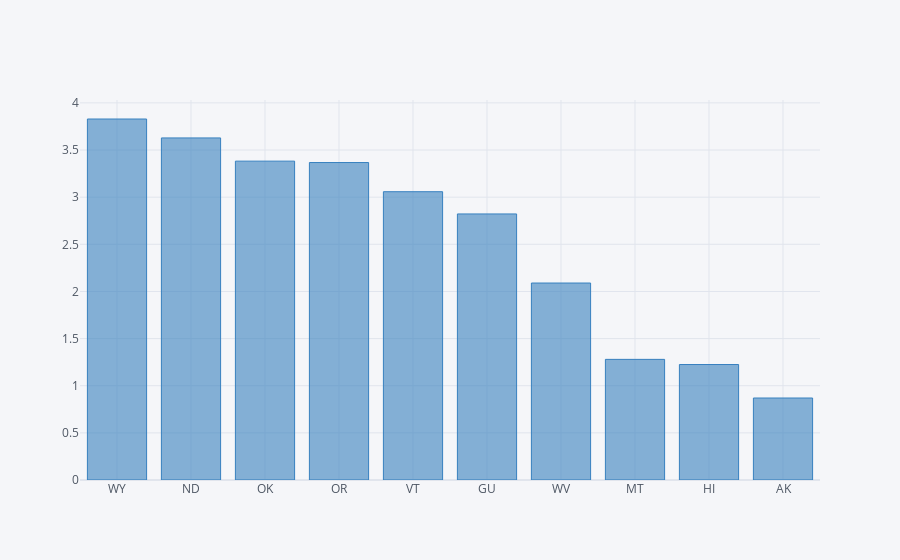

Here is the notebook cell this chart was saved with:
### Code cell
bottom10_pos_tests = USA_state_stats.sort_values('positive/tests %',ascending=False).tail(10)
bottom10_pos_tests.iplot(kind='bar',x='state',y='positive/tests %',color='Blue',fill=True)

### Figure 1 — Plotly figure (JSON) as saved in the notebook; plotly's stock layout.template omitted (floating-point values rounded to 4 significant figures)
{"data": [{"marker": {"color": "rgba(55, 128, 191, 0.6)", "line": {"color": "rgba(55, 128, 191, 1.0)", "width": 1}}, "name": "positive/tests %", "orientation": "v", "text": "", "type": "bar", "x": ["WY", "ND", "OK", "OR", "VT", "GU", "WV", "MT", "HI", "AK"], "y": [3.829, 3.628, 3.382, 3.367, 3.058, 2.822, 2.089, 1.28, 1.225, 0.8698]}], "layout": {"legend": {"bgcolor": "#F5F6F9", "font": {"color": "#4D5663"}}, "paper_bgcolor": "#F5F6F9", "plot_bgcolor": "#F5F6F9", "title": {"font": {"color": "#4D5663"}}, "xaxis": {"gridcolor": "#E1E5ED", "showgrid": true, "tickfont": {"color": "#4D5663"}, "title": {"font": {"color": "#4D5663"}, "text": ""}, "zerolinecolor": "#E1E5ED"}, "yaxis": {"gridcolor": "#E1E5ED", "showgrid": true, "tickfont": {"color": "#4D5663"}, "title": {"font": {"color": "#4D5663"}, "text": ""}, "zerolinecolor": "#E1E5ED"}}}
